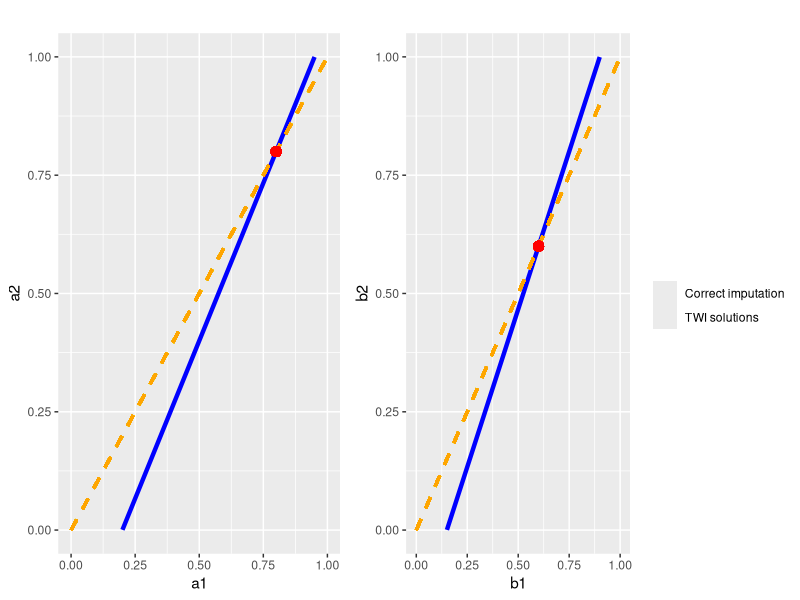

R code for this plot:
library(ggplot2)
library(gridExtra)

q = 3
q. = 4

MAR = T
p1 = 1
p2 = 1
p3 = 1
p4 = 1

p1. = 1
p2. = 1
p3. = 1
p4. = 1

a1_star = 0.6 * p1 / (0.6 * p1 + 0.15 * p2)
a2_star = 0.6 * p1. / (0.6 * p1. + 0.15 * p2.)
b1_star = 0.15 * p3 / (0.15 * p3 + 0.1 * p4)
b2_star = 0.15 * p3. / (0.15 * p3. + 0.1 * p4.)

slope1 = ((0.6 * p1 + 0.15 * p2) * q.) / ((0.6 * p1. + 0.15 * p2.) * q)
itcp1 = - (0.6 * (p1 / q - p1. / q.)) / ((0.6 * p1. + 0.15 * p2.) / q.)
slope2 = ((0.15 * p3 + 0.1 * p4) * q.) / ((0.15 * p3. + 0.1 * p4.) * q)
itcp2 = -(0.15 * (p3 / q - p3. / q.)) / ((0.15 * p3. + 0.1 * p4.) / q.)

x_grid = seq(from = 0, to = 1, length.out = 500)
y_grid = slope1 * x_grid + itcp1

dta = cbind(x_grid, y_grid)
dta[which(((y_grid < 0) | (y_grid > 1))),] = NA

df = as.data.frame(dta)
colnames(df) = c("a1", "a2")

if (MAR) {
  plot1 = ggplot(df, aes(x = a1, y = a2)) +
    geom_line(size = 1.5, color = "blue") +
    geom_segment(aes(x = 0, y = 0, xend = 1, yend = 1), linetype = "dashed", color = "orange", size = 1) +
    geom_point(aes(x = a1_star, y = a2_star), size = 3, color = "red") +
    labs(title = "",
         x = "a1",
         y = "a2") +
    ylim(0, 1) + 
    xlim(0, 1)
} else {
  plot1 = ggplot(df, aes(x = a1, y = a2)) +
    geom_line(size = 1.5, color = "blue") +
    geom_point(aes(x = a1_star, y = a2_star), size = 3, color = "red") +
    labs(title = "",
         x = "a1",
         y = "a2") +
    ylim(0, 1) + 
    xlim(0, 1)
}

x_grid = seq(from = 0, to = 1, length.out = 500)
y_grid = slope2 * x_grid + itcp2

dta2 = cbind(x_grid, y_grid)
dta2[which(((y_grid < 0) | (y_grid > 1))),] = NA

df2 = as.data.frame(dta2)
colnames(df2) = c("b1", "b2")

if (MAR) {
  plot2 = ggplot(df2, aes(x = b1, y = b2)) +
    geom_line(aes(color = "TWI solutions"), size = 1.5) +
    geom_segment(aes(x = 0, y = 0, xend = 1, yend = 1), linetype = "dashed", color = "orange", size = 1) +
    geom_point(aes(x = b1_star, y = b2_star, color = "Correct imputation"), size = 3) +
    labs(title = "",
         x = "b1",
         y = "b2", 
         color = "") +
    ylim(0, 1) + 
    xlim(0, 1) +
    scale_color_manual(values = c("TWI solutions" = "blue", "Correct imputation" = "red")) +
    guides(color = guide_legend(override.aes = list(
      linetype = c("solid", "blank"),
      shape = c(NA, 16))))
} else {
  plot2 = ggplot(df2, aes(x = b1, y = b2)) +
    geom_line(aes(color = "TWI solutions"), size = 1.5) +
    geom_point(aes(x = b1_star, y = b2_star, color = "Correct imputation"), size = 3) +
    labs(title = "",
         x = "b1",
         y = "b2", 
         color = "") +
    ylim(0, 1) + 
    xlim(0, 1) +
    scale_color_manual(values = c("TWI solutions" = "blue", "Correct imputation" = "red")) +
    guides(color = guide_legend(override.aes = list(
      linetype = c("solid", "blank"), 
      shape = c(NA, 16))))
}

grid.arrange(plot1, plot2, ncol = 2, widths = c(1, 1.3))